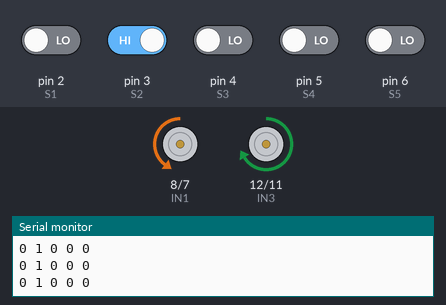
A sketch run on a simulated Arduino Uno, built with avr-gcc and run on an emulated ATmega328P. On the bench: motor-driver pin pairs drawn as motors (green arrow = first pin HIGH = forward, orange = second pin HIGH = backward, longer = more drive, scaled by the enable pin), the last lines printed to the serial monitor. Inputs (shaded band) come from the test bench; at power-on: pin 3 (S2) HIGH, pin 2 (S1), pin 4 (S3), pin 5 (S4), pin 6 (S5) LOW.

Above: at 1.2 s.
1.3 s: pin 3 (S2) driven LOW
At 1.6 s:
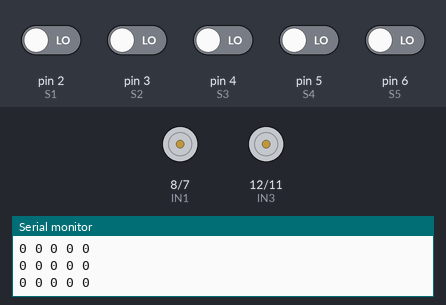
2.8 s: pin 4 (S3) driven HIGH
At 3.9 s:
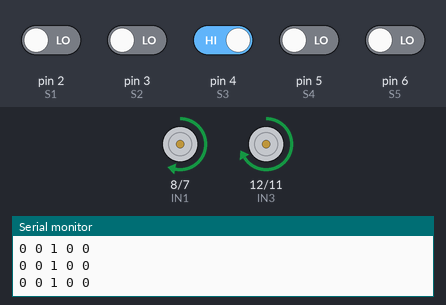
4.3 s: pin 5 (S4) driven HIGH
At 5.0 s:
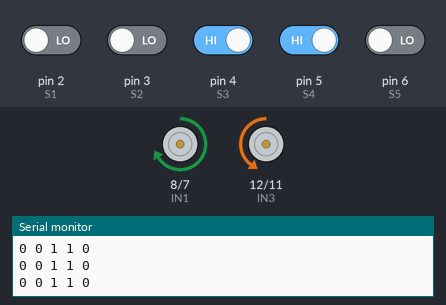
5.8 s: pin 5 (S4) driven LOW
At 6.1 s:
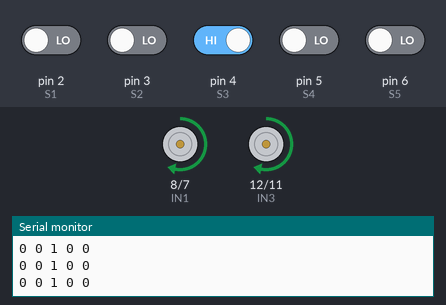
8.8 s: pin 4 (S3) driven LOW
At 9.9 s:
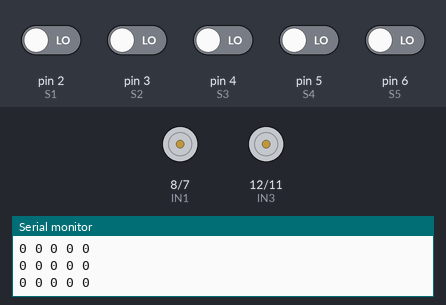
10.3 s: pin 2 (S1) driven HIGH
At 11.0 s:
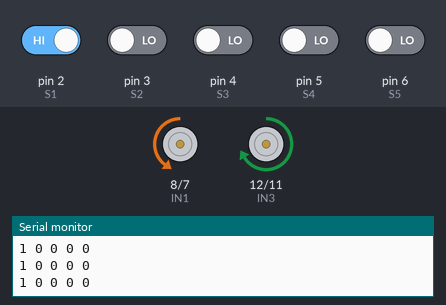
Timing chart, 0 to 13.3 s (numbered marks = the images above; inputs shaded):
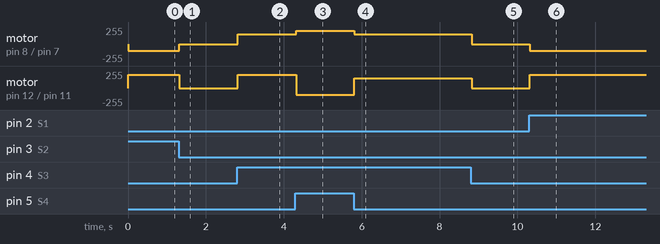

Measured:
- after the input at 1.3 s, motor on pin 8 (IN1) / pin 7 (IN2): backward 100/255 → stopped at once; motor on pin 12 (IN3) / pin 11 (IN4): forward 200/255 → stopped at once
- after the input at 2.8 s, motor on pin 8 (IN1) / pin 7 (IN2): stopped → forward 150/255 at once; motor on pin 12 (IN3) / pin 11 (IN4): stopped → forward 200/255 at once
- after the input at 4.3 s, motor on pin 8 (IN1) / pin 7 (IN2): forward 150/255 → forward 200/255 at once; motor on pin 12 (IN3) / pin 11 (IN4): forward 200/255 → backward 100/255 at once
- after the input at 5.8 s, motor on pin 8 (IN1) / pin 7 (IN2): forward 200/255 → forward 150/255 at once; motor on pin 12 (IN3) / pin 11 (IN4): backward 100/255 → forward 150/255 at once
- after the input at 8.8 s, motor on pin 8 (IN1) / pin 7 (IN2), motor on pin 12 (IN3) / pin 11 (IN4): forward 150/255 → stopped at once
- after the input at 10.3 s, motor on pin 8 (IN1) / pin 7 (IN2): stopped → backward 100/255 at once; motor on pin 12 (IN3) / pin 11 (IN4): stopped → forward 200/255 at once

The sketch:

LineFollowing.ino
```cpp
// Sensor Pins
#define S1 2
#define S2 3
#define S3 4
#define S4 5
#define S5 6

// Motor Driver Pins
#define ENA 9
#define IN1 8
#define IN2 7
#define ENB 10
#define IN3 12
#define IN4 11

int baseSpeed = 150;
int turnSpeed = 200;

void setup() {
  pinMode(S1, INPUT);
  pinMode(S2, INPUT);
  pinMode(S3, INPUT);
  pinMode(S4, INPUT);
  pinMode(S5, INPUT);

  pinMode(ENA, OUTPUT);
  pinMode(IN1, OUTPUT);
  pinMode(IN2, OUTPUT);
  pinMode(ENB, OUTPUT);
  pinMode(IN3, OUTPUT);
  pinMode(IN4, OUTPUT);

  Serial.begin(9600);
}

// Motor Functions
void forward(int speedA, int speedB) {
  analogWrite(ENA, speedA);
  analogWrite(ENB, speedB);

  digitalWrite(IN1, HIGH);
  digitalWrite(IN2, LOW);

  digitalWrite(IN3, HIGH);
  digitalWrite(IN4, LOW);
}

void leftTurn() {
  analogWrite(ENA, 100);
  analogWrite(ENB, turnSpeed);

  digitalWrite(IN1, LOW);
  digitalWrite(IN2, HIGH);

  digitalWrite(IN3, HIGH);
  digitalWrite(IN4, LOW);
}

void rightTurn() {
  analogWrite(ENA, turnSpeed);
  analogWrite(ENB, 100);

  digitalWrite(IN1, HIGH);
  digitalWrite(IN2, LOW);

  digitalWrite(IN3, LOW);
  digitalWrite(IN4, HIGH);
}

void stopBot() {
  analogWrite(ENA, 0);
  analogWrite(ENB, 0);
}

void loop() {
  int s1 = digitalRead(S1);
  int s2 = digitalRead(S2);
  int s3 = digitalRead(S3);
  int s4 = digitalRead(S4);
  int s5 = digitalRead(S5);

  Serial.print(s1); Serial.print(" ");
  Serial.print(s2); Serial.print(" ");
  Serial.print(s3); Serial.print(" ");
  Serial.print(s4); Serial.print(" ");
  Serial.println(s5);

  // LINE DETECTION LOGIC
  if (s3 == 1 && s2 == 0 && s4 == 0) {
    // Center on line → straight
    forward(baseSpeed, baseSpeed);
  }
  else if (s1 == 1 || s2 == 1) {
    // Line on left
    leftTurn();
  }
  else if (s4 == 1 || s5 == 1) {
    // Line on right
    rightTurn();
  }
  else {
    // Lost line
    stopBot();
  }
}
```
